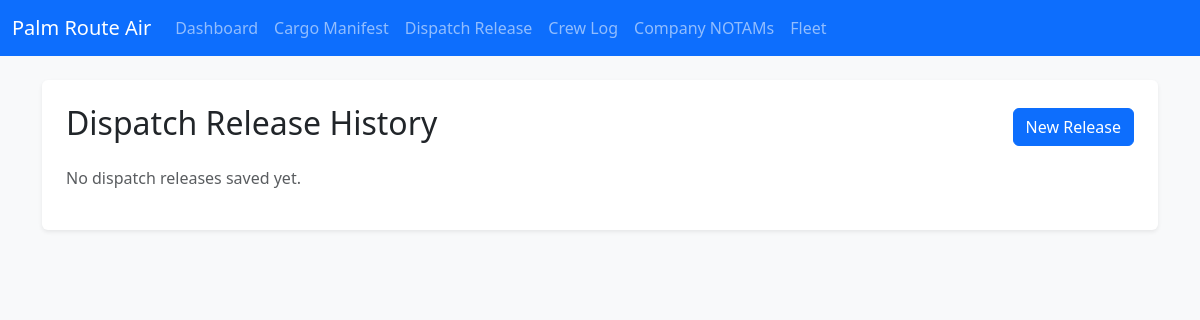
The app's page /dispatch/history, older data.
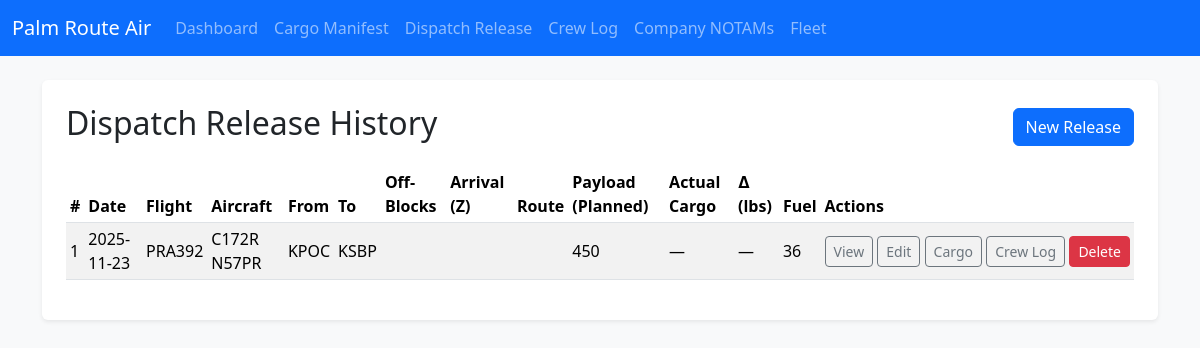
The same page, newer data.
### app.py (models this page shows)
class DispatchRelease(db.Model):
    id = db.Column(db.Integer, primary_key=True)
    date = db.Column(db.String(20))
    flight_id = db.Column(db.String(20))
    aircraft = db.Column(db.String(50))
    departure = db.Column(db.String(10))
    destination = db.Column(db.String(10))
    offblocks = db.Column(db.String(10))
    arrival = db.Column(db.String(10))
    route = db.Column(db.Text)
    payload_planned = db.Column(db.String(20))  # Planned payload weight (lbs)
    fuel_planned = db.Column(db.String(20))     # Planned fuel (gal or lbs)
    cargo_plan = db.Column(db.Text)             # Summary of intended cargo items
    alt_airports = db.Column(db.Text)           # Alternate airports list
    weather_brief = db.Column(db.Text)          # Weather summary / risks
    special_notes = db.Column(db.Text)          # Special instructions / hazards
    actual_cargo_weight = db.Column(db.String(20))  # Aggregated from linked manifests
    cargo_manifests = db.relationship('CargoManifest', backref='dispatch_release', lazy='dynamic')

### app.py (the view)
@app.route('/dispatch/history')
def dispatch_history():
    releases = DispatchRelease.query.order_by(DispatchRelease.id.desc()).all()
    return render_template('dispatch_history.html', releases=releases)

### templates/dispatch_history.html
{% extends 'base.html' %}
{% block content %}
<div class="p-4 bg-white rounded shadow-sm">
  <div class="d-flex justify-content-between align-items-center mb-3">
    <h2>Dispatch Release History</h2>
    <a href="{{ url_for('dispatch') }}" class="btn btn-primary">New Release</a>
  </div>
  {% if releases %}
  <div class="table-responsive">
    <table class="table table-sm table-striped align-middle">
      <thead>
        <tr>
          <th>#</th>
          <th>Date</th>
          <th>Flight</th>
          <th>Aircraft</th>
          <th>From</th>
          <th>To</th>
          <th>Off-Blocks</th>
          <th>Arrival (Z)</th>
          <th>Route</th>
          <th>Payload (Planned)</th>
          <th>Actual Cargo</th>
          <th>∆ (lbs)</th>
          <th>Fuel</th>
          <th>Actions</th>
        </tr>
      </thead>
      <tbody>
        {% for d in releases %}
        <tr>
          <td>{{ d.id }}</td>
          <td>{{ d.date }}</td>
          <td>{{ d.flight_id }}</td>
          <td>{{ d.aircraft }}</td>
          <td>{{ d.departure }}</td>
          <td>{{ d.destination }}</td>
          <td>{{ d.offblocks }}</td>
            <td>{{ d.arrival }}</td>
          <td style="max-width: 220px; white-space: nowrap; overflow: hidden; text-overflow: ellipsis;">{{ d.route }}</td>
          <td>{{ d.payload_planned or '—' }}</td>
          <td>{{ d.actual_cargo_weight or '—' }}</td>
          <td>
            {% if d.payload_planned and d.actual_cargo_weight %}
              {% set diff = (d.actual_cargo_weight|float) - (d.payload_planned|float) %}
              <span class="{% if diff|abs > 0 %}text-{{ 'danger' if diff > 0 else 'warning' }}{% endif %}">{{ diff|round(1) }}</span>
            {% else %}—{% endif %}
          </td>
          <td>{{ d.fuel_planned or '—' }}</td>
          <td class="text-nowrap">
            <a class="btn btn-outline-secondary btn-sm" href="{{ url_for('dispatch_detail', id=d.id) }}">View</a>
            <a class="btn btn-outline-secondary btn-sm" href="{{ url_for('dispatch_edit', id=d.id) }}">Edit</a>
            <a class="btn btn-outline-secondary btn-sm" href="{{ url_for('cargo', date=d.date, flight_id=d.flight_id, aircraft=d.aircraft, departure=d.departure, arrival=d.destination, dispatch_release_id=d.id) }}">Cargo</a>
            <a class="btn btn-outline-secondary btn-sm" href="{{ url_for('crew', date=d.date, flight_id=d.flight_id, origin=d.departure, destination=d.destination, aircraft=d.aircraft, dispatch_release_id=d.id) }}">Crew Log</a>
            <form action="{{ url_for('delete_dispatch', id=d.id) }}" method="post" class="d-inline">
              <button class="btn btn-danger btn-sm" onclick="return confirm('Delete this dispatch release?')">Delete</button>
            </form>
          </td>
        </tr>
        {% endfor %}
      </tbody>
    </table>
  </div>
  {% else %}
  <p class="text-muted">No dispatch releases saved yet.</p>
  {% endif %}
</div>
{% endblock %}

### templates/base.html (shortened to what this page needs)
<!doctype html>
<html lang="en">
  <head>
    <link href="https://cdn.jsdelivr.net/npm/bootstrap@5.3.3/dist/css/bootstrap.min.css" rel="stylesheet">
  </head>
  <body class="bg-light">
    <nav class="navbar navbar-expand-lg navbar-dark bg-primary mb-4">
      <div class="container-fluid">
        <a class="navbar-brand" href="{{ url_for('index') }}">Palm Route Air</a>
        <div class="collapse navbar-collapse" id="navbarNav">
          <ul class="navbar-nav">
            <li class="nav-item"><a class="nav-link" href="{{ url_for('index') }}">Dashboard</a></li>
            <li class="nav-item"><a class="nav-link" href="{{ url_for('cargo') }}">Cargo Manifest</a></li>
            <li class="nav-item"><a class="nav-link" href="{{ url_for('dispatch') }}">Dispatch Release</a></li>
            <li class="nav-item"><a class="nav-link" href="{{ url_for('crew') }}">Crew Log</a></li>
            <li class="nav-item"><a class="nav-link" href="{{ url_for('notams') }}">Company NOTAMs</a></li>
            <li class="nav-item"><a class="nav-link" href="{{ url_for('fleet') }}">Fleet</a></li>
          </ul>
        </div>
      </div>
    </nav>
    <main class="container mb-5">
      {% block content %}{% endblock %}
    </main>
  </body>
</html>

Row changes from the older to the newer data that the page shows:
added DispatchRelease: id "1", date "2025-11-23", flight_id "PRA392", aircraft "C172R N57PR", departure "KPOC", destination "KSBP", payload_planned "450", actual_cargo_weight "—", fuel_planned "36"
Text that changed along with them:
text no longer shown: "No dispatch releases saved yet."
text now shown: "# Date Flight Aircraft From To Off-Blocks Arrival (Z) Route Payload (Planned) Actual Cargo ∆ (lbs) Fuel Actions"
